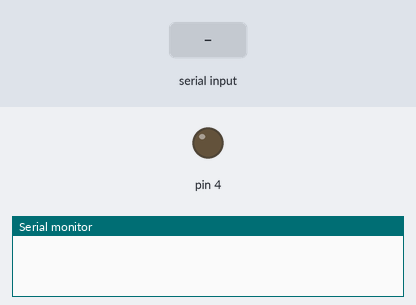
This sketch was run on a simulated Arduino Uno, built with avr-gcc and run on an emulated ATmega328P. Shown: output pins drawn as LEDs (lit = HIGH), the last lines printed to the serial monitor. The inputs (shaded band) are chosen by the test bench.

Above: at 1.2 s.
1.3 s: "A" received over the second serial link
At 2.5 s:
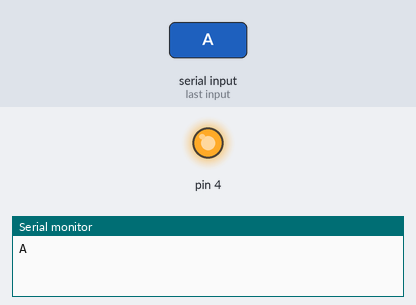
2.8 s: "B" received over the second serial link
At 3.6 s:
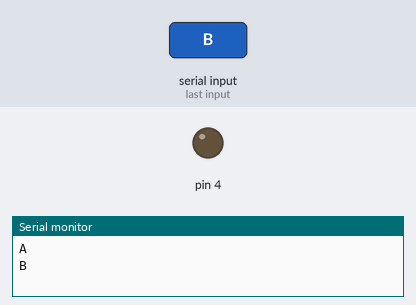
Timing chart, 0 to 5.8 s (numbered marks = the images above; inputs shaded):
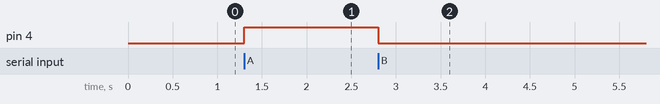

Measured:
- after the input at 1.3 s, pin 4: LOW → HIGH at once
- after the input at 2.8 s, pin 4: HIGH → LOW at once

The sketch:

ex06-03-02-receiver.ino
```cpp
#include <SoftwareSerial.h>

SoftwareSerial mySerial(2, 3);  // RX, TX

void setup() {
  mySerial.begin(9600);
  Serial.begin(9600);
  pinMode(4, OUTPUT);
}

void loop() {
  if (mySerial.available() > 0) {
    char data = mySerial.read();
    Serial.println(data);
    if (data == 'A') {
      digitalWrite(4, HIGH);
    } else if (data == 'B') {
      digitalWrite(4, LOW);
    }
  }
}
```
